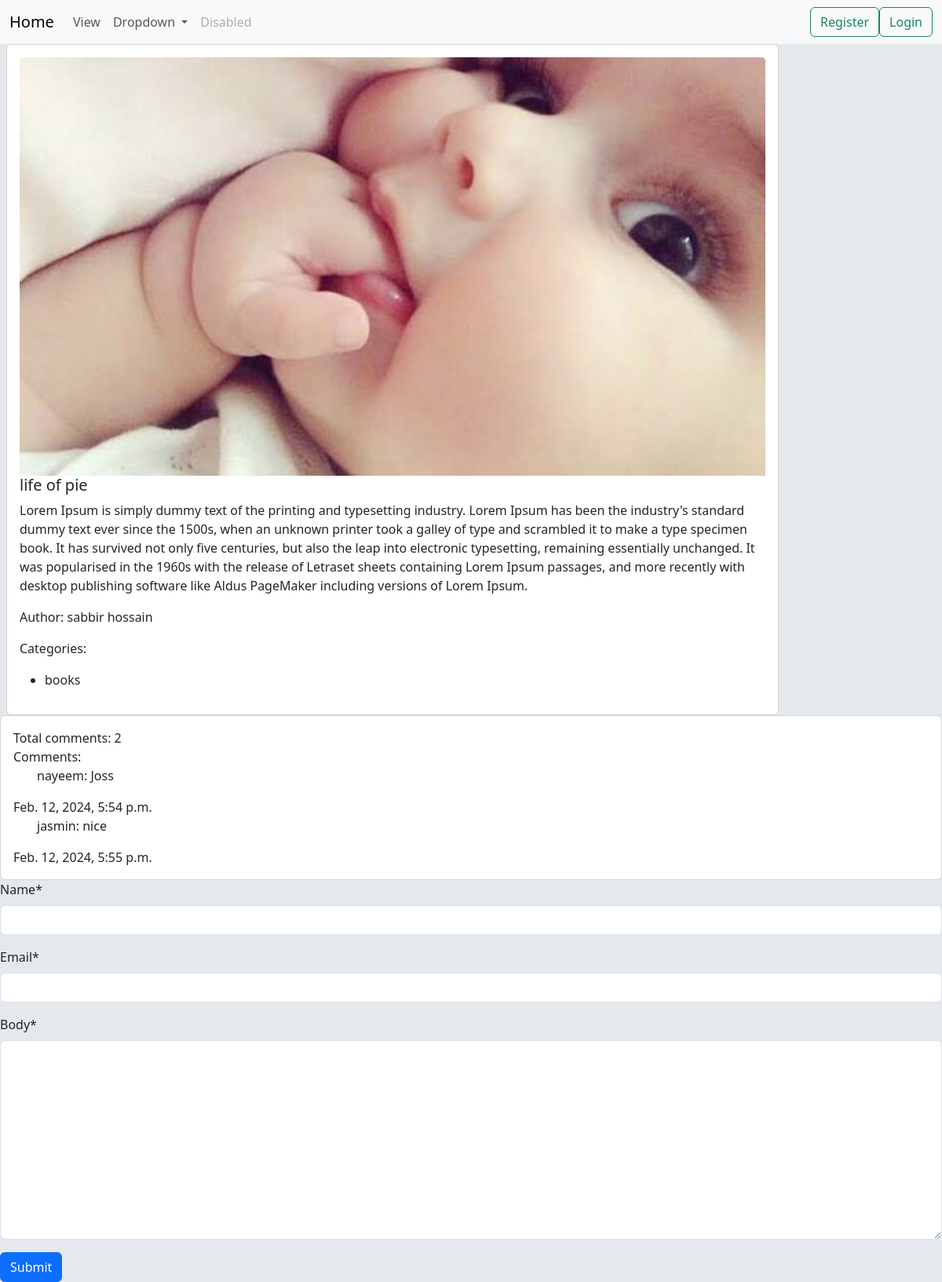
The app's page /post/details/1/ with its own data.
### post/models.py (models this page shows, shortened)
class Post(models.Model):
    title=models.CharField(max_length=50)
    content=models.TextField()
    categories=models.ManyToManyField(Cetagories)
    author=models.ForeignKey(User, on_delete=models.CASCADE)
    image = models.ImageField(upload_to ='post/uploads/', blank=True, null=True)

class Comment(models.Model):
    post=models.ForeignKey(Post, on_delete=models.CASCADE, related_name='comments')
    name=models.CharField(max_length=20)
    email=models.EmailField(unique=True)# ai mail die akta comments kora jabe
    body=models.TextField()
    created_on=models.DateTimeField(auto_now_add=True)

### cetagory/models.py (models this page shows, shortened)
class Cetagories(models.Model):
    name=models.CharField(max_length=100)
    slug=models.SlugField(max_length=100,null=True, blank=True)

### post/views.py (the view, shortened to what this page needs)
# urls.py: path('details/<int:id>/', views.UserDetailView.as_view(), name='details' ),
class UserDetailView(DetailView):
    model = models.Post
    template_name= 'details.html'
    pk_url_kwarg= 'id'
    def get_context_data(self, **kwargs):
        context=super().get_context_data(**kwargs)
        post=self.object # post moder object akhane store korlm
        comments=post.comments.all()# post er vitore j related_name dewa seta ullek kora holo
        form=forms.CommentsPost()
        context['comments']=comments
        context['comments_form']=form
        return context

### post/forms.py
class CommentsPost(forms.ModelForm):
    class Meta:
        model=Comment
        fields=['name', 'email', 'body']

### post/templates/details.html (shortened to what this page needs)
{% extends "base.html" %} {% load crispy_forms_tags %} {% block content %}
<div class="col-sm-10">
  <div class="card mx-2">
    <div class="card-body">
      {% if post.image %}
      <img src="{{ post.image.url }}" class="card-img-top" alt="..." />
      {% endif %}
      <h5 class="card-title">{{ post.title }}</h5>
      <p class="card-text">{{ post.content }}</p>
      <p>Author: {{ post.author.first_name }} {{ post.author.last_name }}</p>
      <p>Categories:</p>
      <ul>
        {% for cat in post.categories.all %}
        <li>{{ cat.name }}</li>
        {% endfor %}
      </ul>
    </div>
  </div>
</div>
<div class="card">
  <div class="card-body">
    Total comments: {{ comments | length }}
    Comments:
    {% for comment in comments %}
    <p style="margin-left:30px;">{{ comment.name }}: {{ comment.body }}  </p>
    {{comment.created_on}}
    {% endfor %}
  </div>
</div>
<form style="" method="post">
  {% csrf_token %} {{ comments_form | crispy }}
  <button class="btn btn-primary" type="submit">Submit</button>
</form>
{% endblock %}

### templates/base.html (shortened to what this page needs)
<!DOCTYPE html>
<html lang="en">
<head>
    <link href="https://cdn.jsdelivr.net/npm/bootstrap@5.3.2/dist/css/bootstrap.min.css" rel="stylesheet">
</head>
<body style="background-color: #98aabe40">
    <nav class="navbar navbar-expand-lg bg-body-tertiary">
        <div class="container-fluid">
          <a class="navbar-brand" href="{% url 'home_page'%}">Home</a>
          <div class="collapse navbar-collapse" id="navbarSupportedContent">
            <ul class="navbar-nav me-auto mb-2 mb-lg-0">
              <li class="nav-item">
                <a class="nav-link" href="#">View</a>
              </li>
              <li class="nav-item dropdown">
                <a class="nav-link dropdown-toggle" href="#" role="button" data-bs-toggle="dropdown" aria-expanded="false">
                  Dropdown
                </a>
              </li>
              <li class="nav-item">
                <a class="nav-link disabled" aria-disabled="true">Disabled</a>
              </li>
            </ul>
            <form class="d-flex" role="search">
                {% if user.is_authenticated %}
                    <a style="margin-right:60px" class="btn btn-outline-primary" href="{% url 'post' %}">Post</a>
                    <a style="margin-right:60px" class="btn btn-outline-primary" href="{% url 'profile' %}">Profile</a>
                    <a style="margin-right:60px" class="btn btn-outline-primary" href="{% url 'logout' %}">Logout</a>
                {% else %}
                    <a class="btn btn-outline-success" href="{% url 'register' %}">Register</a>
                    <a class="btn btn-outline-success" href="{% url 'login' %}">Login</a>
                {% endif %}
            </form>
          </div>
        </div>
      </nav>
      {% block content  %}{% endblock  %}
</body>
</html>

### records on screen
Post: image (picture), title "life of pie", content "Lorem Ipsum is simply dummy text of the printing and typesetting industry. Lorem Ipsum has been the industry's standard dummy text ever since the 1500s, when an unknown printer took a galley of type and scrambled it to make a type specimen book. It has survived not only five centuries, but also the leap into electronic typesetting, remaining essentially unchanged. It was popularised in the 1960s with the release of Letraset sheets containing Lorem Ipsum passages, and more recently with desktop publishing software like Aldus PageMaker including versions of Lorem Ipsum.", author.first_name "sabbir", author.last_name "hossain"
Cetagories: name "books"
Comment: name "nayeem", body "Joss", created_on "Feb. 12, 2024, 5:54 p.m."
Comment: name "jasmin", body "nice", created_on "Feb. 12, 2024, 5:55 p.m."

### other values on screen
{{ comments | length }} "2"
